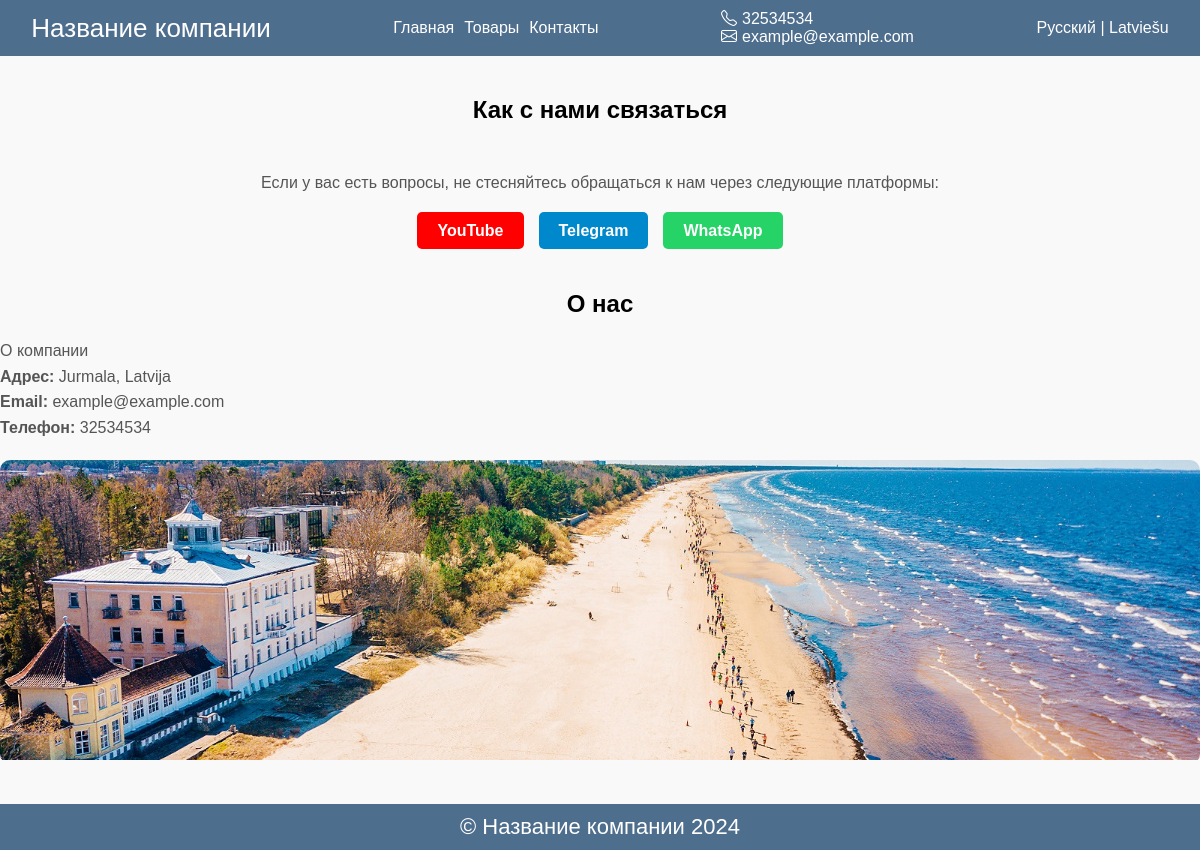
Before: /ru/contacts/ with the older database file.
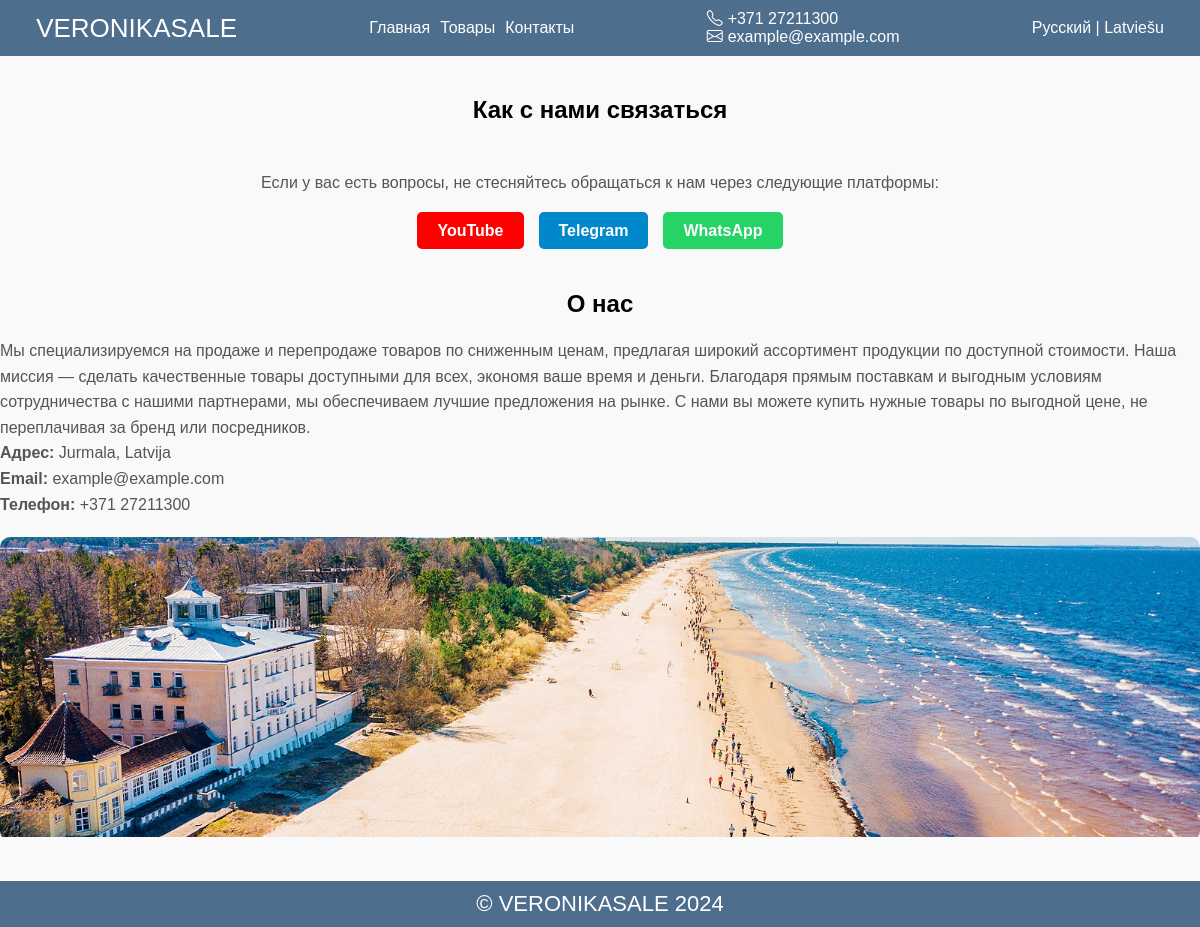
After: the same page with the newer database file.
### base/models.py (models this page shows, shortened)
class Company(models.Model):
    name = models.CharField(max_length=255, help_text="название компании", default="Название компании")
    phone_number = models.CharField(max_length=20, help_text="номер телефона", default="Номер телефона")
    email = models.EmailField(help_text="gmail почта", default="example@example.com")
    telegram_link = models.URLField(blank=True, null=True, help_text="ссылка на контакт в телеграм", default="")
    youtube_link = models.URLField(blank=True, null=True, help_text="ссылка на ютуб канал", default="")
    whatsapp_link = models.URLField(blank=True, null=True, help_text="ссылка на контакт в ватсапп", default="")
    address = models.CharField(max_length=255, help_text="адрес компании", default="Адрес компании")
    about = models.TextField(help_text="О компании текст", default="О компании")
    about_lv = models.TextField(help_text="О компании текст на латышском", default="Par kompaniju")
    location_image = models.ImageField(upload_to='images/', blank=True, null=True, help_text="картинка города (где базируется компания)", default='images/jurmala.jpg')
    intro_img = models.ImageField(upload_to='images/', blank=True, null=True, help_text="картинка города (где базируется компания)", default='images/intro.jpg')
    class Meta:
        verbose_name = "Компания"
        verbose_name_plural = "Компания"

### base/views.py (the view)
# urls.py: path('contacts/', views.contacts, name='contacts'),
def contacts(request):
    company_info = get_company_info()
    return render(request, 'contacts.html', {'company_info': company_info})

### base/views.py (called while the page is built)
def get_company_info():
    company_info = Company.objects.first()
    return company_info

### templates/contacts.html
{% extends "main.html" %}
{% load static %}
{% load i18n %}
{% block content %}
<div class="contacts main-content">
  <div class="container">
    <h2 class="section-title">{% trans "Как с нами связаться" %}</h2>
    <div class="contacts__inner">
        <p>{% trans "Если у вас есть вопросы, не стесняйтесь обращаться к нам через следующие платформы:" %}</p>
        <ul class="social-links">
            <li>
                <a href="{{ company_info.youtube_link }}" target="_blank" class="social-link youtube">
                    {% trans "YouTube" %}
                </a>
            </li>
            <li>
                <a href="{{ company_info.telegram_link }}" target="_blank" class="social-link telegram">
                    {% trans "Telegram" %}
                </a>
            </li>
            <li>
                <a href="{{ company_info.whatsapp_link }}" target="_blank" class="social-link whatsapp">
                    {% trans "WhatsApp" %}
                </a>
            </li>
        </ul>
    </div>
    <div class="location-info">
        <h2>{% trans "О нас" %}</h2>
        <p>
            {% if LANGUAGE_CODE == 'lv' %}
            {{ company_info.about_lv }}
            {% else %}
                {{ company_info.about }}
            {% endif %}
        </p>
        <p><strong>{% trans "Адрес:" %}</strong>
            <span>Jurmala, Latvija</span>
        </p>
        <p><strong>{% trans "Email:" %}</strong> <a href="mailto:{{ company_info.email }}">{{ company_info.email }}</a></p>
        <p><strong>{% trans "Телефон:" %}</strong> <a href="tel:{{ company_info.phone_number }}">{{ company_info.phone_number }}</a></p>
        <div class="img__container">
            <img src="{{ company_info.location_image.url }}" alt="{% trans 'Юрмала' %}" class="location-image">
        </div>
    </div>
  </div>
</div>
{% endblock %}

### templates/header.html (shortened to what this page needs)
{% load static %}
{% load i18n %}
{% block content %}
<header class="header">
  <div class="container">
    <div class="header__inner">
      <a href="{% url 'home' %}" class="header-logo">{{ company_info.name }}</a>
      <nav class="header-menu">
        <a href="{% url 'home' %}">{% trans "Главная" %}</a>
        <a href="{% url 'products' %}">{% trans "Товары" %}</a>
        <a href="{% url 'contacts' %}">{% trans "Контакты" %}</a>
      </nav>
      <div class="header-info">
        <a href="tel:{{ company_info.phone_number }}"><i class="bi bi-telephone"></i>{{ company_info.phone_number }}</a>
        <a href="mailto:{{ company_info.email }}"><i class="bi bi-envelope"></i>{{ company_info.email }}</a>
      </div>
      <div class="language-switcher">
        <a href="#" onclick="changeLanguage('ru')"{% if LANGUAGE_CODE == 'ru' %} class="active"{% endif %}>{% trans "Русский" %}</a> |
        <a href="#" onclick="changeLanguage('lv')"{% if LANGUAGE_CODE == 'lv' %} class="active"{% endif %}>{% trans "Latviešu" %}</a>
      </div>
    </div>
  </div>
</header>
{% endblock content %}

### templates/footer.html
<footer class="footer">
  <p>&copy; {{ company_info.name }} 2024</p>
</footer>

Changed rows visible on the page:
changed Company "example@example.com": name "Название компании" → "VERONIKASALE"; phone_number "32534534" → "+371 27211300"; about "О компании" → "Мы специализируемся на продаже и перепродаже товаров по сниженным ценам, предлагая широкий ассортимент продукции по доступной стоимости. Наша миссия — сделать качественные товары доступными для всех, экономя ваше время и деньги. Благодаря прямым поставкам и выгодным условиям сотрудничества с нашими партнерами, мы обеспечиваем лучшие предложения на рынке. С нами вы можете купить нужные товары по выгодной цене, не переплачивая за бренд или посредников."
